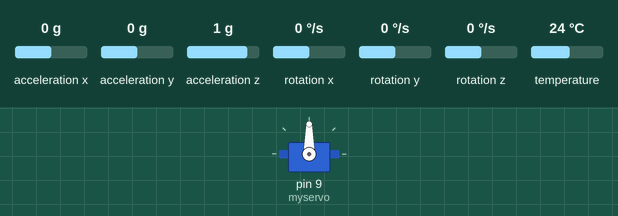
Simulated run of this sketch. Board: Arduino Leonardo, built with avr-gcc and run on an emulated ATmega32U4. Parts: servo. The inputs (shaded band) are chosen by the test bench; at power-on: acceleration y 0 g, acceleration z 1 g, rotation x 0 °/s, acceleration x 0 g, rotation y 0 °/s, rotation z 0 °/s, temperature 24 °C. What the sketch prints to the serial monitor is not drawn.

Above: at 1.3 s.
1.4 s: acceleration y set to -1.4 g
3.1 s: acceleration z set to -1.4 g
At 5.5 s:
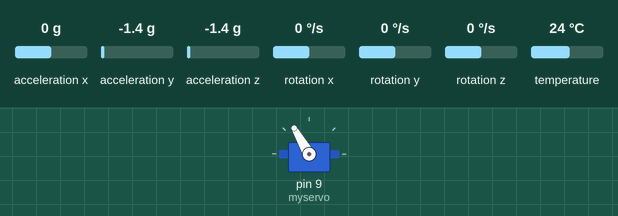
6.0 s: rotation x set to -192 °/s
Timing chart, 0 to 14.3 s (numbered marks = the images above; inputs shaded):
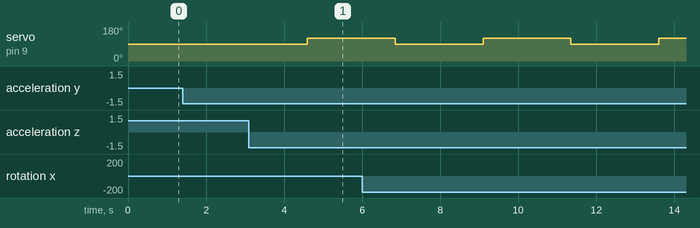

Measured:
- after the input at 1.4 s, every drawn part: stays the same
- by itself, servo on pin 9 (myservo): alternates 120° for 2.3 s and 90° for 2.3 s

The sketch:

MEDICION_ANGULO_CLASE_4.ino
```cpp
#include <Servo.h>

Servo myservo;
#include <Adafruit_MPU6050.h>
#include <Adafruit_Sensor.h>
#include <Wire.h>

Adafruit_MPU6050 mpu;

float delta_T = 0.020;

int contador1 = 0;
int contador2 = 0;
int angulo_cero = 0;
float medicion1 = 0;


void setup() {
  Serial.begin(115200);
  Wire.setWireTimeout(20000, true);
  myservo.attach(9);  // attaches the servo on pin 9 to the Servo object
  while (!Serial)
     delay(10); // will pause Zero, Leonardo, etc until serial console opens

  // Serial.println("Adafruit MPU6050 test!");

  // Try to initialize!
  if (!mpu.begin()) {
    // Serial.println("Failed to find MPU6050 chip");
    while (1) {
      delay(10);
    }
  }
  Serial.println("MPU6050 Found!");

  mpu.setAccelerometerRange(MPU6050_RANGE_8_G);
  // Serial.print("Accelerometer range set to: ");
  switch (mpu.getAccelerometerRange()) {
  case MPU6050_RANGE_2_G:
    Serial.println("+-2G");
    break;
  case MPU6050_RANGE_4_G:
    Serial.println("+-4G");
    break;
  case MPU6050_RANGE_8_G:
    Serial.println("+-8G");
    break;
  case MPU6050_RANGE_16_G:
    Serial.println("+-16G");
    break;
  }
  mpu.setGyroRange(MPU6050_RANGE_500_DEG);
  // Serial.print("Gyro range set to: ");
  switch (mpu.getGyroRange()) {
  case MPU6050_RANGE_250_DEG:
    Serial.println("+- 250 deg/s");
    break;
  case MPU6050_RANGE_500_DEG:
    Serial.println("+- 500 deg/s");
    break;
  case MPU6050_RANGE_1000_DEG:
    Serial.println("+- 1000 deg/s");
    break;
  case MPU6050_RANGE_2000_DEG:
    Serial.println("+- 2000 deg/s");
    break;
  }

  mpu.setFilterBandwidth(MPU6050_BAND_44_HZ);
  Serial.print("Filter bandwidth set to: ");
  switch (mpu.getFilterBandwidth()) {
  case MPU6050_BAND_260_HZ:
    Serial.println("260 Hz");
    break;
  case MPU6050_BAND_184_HZ:
    Serial.println("184 Hz");
    break;
  case MPU6050_BAND_94_HZ:
    Serial.println("94 Hz");
    break;
  case MPU6050_BAND_44_HZ:
    Serial.println("44 Hz");
    break;
  case MPU6050_BAND_21_HZ:
    Serial.println("21 Hz");
    break;
  case MPU6050_BAND_10_HZ:
    Serial.println("10 Hz");
    break;
  case MPU6050_BAND_5_HZ:
    Serial.println("5 Hz");
    break;
  }

  // Serial.println("");
  delay(100);
  // Serial.begin(115200);
}

// float calcularAnguloFusion(float delta_T) {
//   static float angulo_g = 0;
//   static float angulo_g_sesgado = 0;
//   static float angulo_a = 0;
//   static float angulo_total = 0;

//   sensors_event_t a, g, temp;
//   mpu.getEvent(&a, &g, &temp);

//   float acel_y = a.acceleration.y;
//   float acel_z = a.acceleration.z;
//   float gyro_x = g.gyro.x;

//   angulo_g = angulo_total + (180.0 / PI) * (gyro_x * delta_T);
//   angulo_g_sesgado += (180.0 / PI) * (gyro_x * delta_T);
//   angulo_a = (180.0 / PI) * atan2(acel_y, acel_z);

//   float alpha = 0.1;
//   angulo_total = alpha * angulo_a + (1 - alpha) * angulo_g;

//   return angulo_total;
// }

void matlab_send(float* datos, size_t cantidad) {
  Serial.write("abcd");  // header fijo para identificar el inicio del paquete

  for (size_t i = 0; i < cantidad; i++) {
    byte* b = (byte*) &datos[i];
    Serial.write(b, 4);  // Cada float ocupa 4 bytes
  }

}

void loop() {

  contador1++;

  static float angulo_g = 0;
  static float angulo_g_sesgado = 0;
  static float angulo_a = 0;
  static float angulo_total = 0;

  sensors_event_t a, g, temp;
  mpu.getEvent(&a, &g, &temp);

  float acel_y = a.acceleration.y;
  float acel_z = a.acceleration.z;
  float gyro_x = g.gyro.x;

  angulo_g = angulo_total + (180.0 / PI) * (gyro_x * delta_T);
  angulo_g_sesgado += (180.0 / PI) * (gyro_x * delta_T);

  // if (abs(acel_z) < 0.005 && abs(acel_y) < 0.005) {
  //   angulo_a = angulo_a;
  // } else {
  //   // el angulo negativo por como colocamos la imu
  //   angulo_a = ((180 / PI) * atan2(acel_y, acel_z));
  // }

  angulo_a = ((180 / PI) * atan2(acel_y, acel_z));


  float alpha = 0.1;
  angulo_total = alpha * angulo_a + (1 - alpha) * angulo_g;

  // float angulo_medido[] = {calcularAnguloFusion(delta_T)};

  int angulo_default = 90;

  int angulos[] = {0, 30};


  unsigned long contador_inicial = micros();

  if (contador1 == 100) {
    if (contador2 == 0){
        myservo.write(angulos[0] + angulo_default);
        contador2++;
        contador1 = 0;
        medicion1 = 0;

    }
    else if (contador2 == 1){
        myservo.write(angulos[1] + angulo_default);
        contador2 = 0;
        contador1 = 0;
        medicion1 = 30;
    }
  }


  float mediciones[2] = {angulo_total, medicion1};

  matlab_send(mediciones, 2);

  unsigned long tiempo_de_Tareas = micros() - contador_inicial;
  long tiempo_restante = 20000L - tiempo_de_Tareas;

  if (tiempo_restante > 1000) {
    delay(tiempo_restante / 1000); // en milisegundos
    delayMicroseconds(tiempo_restante % 1000); // el resto en microsegundos
  } else if (tiempo_restante > 0) {
    delayMicroseconds(tiempo_restante);
  }

}
```
